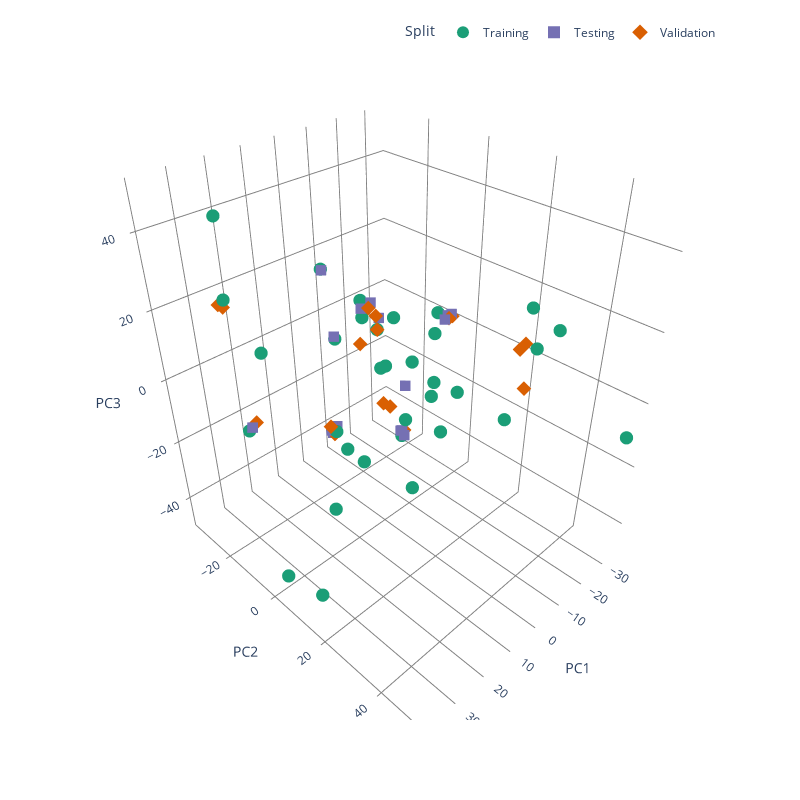

Source (notebook cell):
### Code cell
scatter3d(
    data_to_df(data), 
     target_name='potassium_cmolkg',
    idxs=(spxy_idxs_train, spxy_idxs_val, spxy_idxs_test),
    color_by_split=True,
    dot_size=13)

### Figure 1 — Plotly figure (JSON) as saved in the notebook; plotly's stock layout.template omitted (floating-point values rounded to 4 significant figures)
{"data": [{"hovertemplate": "Split=Training<br>PC1=%{x}<br>PC2=%{y}<br>PC3=%{z}<br>MarkerSize=%{marker.size}<extra></extra>", "legendgroup": "Training", "marker": {"color": "#1b9e77", "line": {"width": 0}, "opacity": 1, "size": [39, 39, 39, 39, 39, 39, 39, 39, 39, 39, 39, 39, 39, 39, 39, 39, 39, 39, 39, 39, 39, 39, 39, 39, 39, 39, 39, 39, 39, 39, 39, 39, 39, 39], "sizemode": "area", "sizeref": 0.2308, "symbol": "circle"}, "mode": "markers", "name": "Training", "scene": "scene", "showlegend": true, "type": "scatter3d", "x": [39.05, -6.613, 11.78, 2.556, -20.01, 14.92, 23.16, -26.66, 5.387, 27.37, -16.41, 35.78, 34.49, -7.764, -3.24, 33.92, -28.45, -34.31, -25.88, -5.788, -0.8157, -20.09, -32.16, 1.647, -7.757, 13.96, 7.367, 32.45, 10.56, -14.76, -9.933, -6.007, -25.88, -5.975], "y": [5.976, 33.86, -7.817, 9.291, 37.26, -1.475, -18.68, -30.39, -11.82, 11.83, 31.87, -8.153, -12.88, 9.64, 42.82, -14.65, -25.1, 51.4, -34.37, -13.8, 0.07424, -30.36, -10.86, 9.682, -9.022, 1.302, 17.83, 10.46, 3.646, 12.33, 8.438, 4.39, -6.118, 14.79], "z": [-38.72, 0.5467, 31.11, -12.82, 20.47, -10.67, 8.653, -10.72, 7.944, -19.94, 25.6, -2.55, 49.28, -5.651, 25.55, 29.09, -5.151, -10.62, -3.16, 8.766, 2.441, 1.866, 0.8007, -8.047, -5.762, -15.34, -22.03, -47.65, -20.15, -6.554, -2.972, 3.242, -1.399, -13.34]}, {"hovertemplate": "Split=Testing<br>PC1=%{x}<br>PC2=%{y}<br>PC3=%{z}<br>MarkerSize=%{marker.size}<extra></extra>", "legendgroup": "Testing", "marker": {"color": "#7570b3", "line": {"width": 0}, "opacity": 1, "size": [26.76, 26.76, 26.76, 26.76, 26.76, 26.76, 26.76, 26.76, 26.76, 26.76, 26.76, 26.76, 26.76, 26.76, 26.76, 26.76, 26.76, 26.76], "sizemode": "area", "sizeref": 0.2308, "symbol": "square"}, "mode": "markers", "name": "Testing", "scene": "scene", "showlegend": true, "type": "scatter3d", "x": [2.177, 2.193, 11.94, 2.21, 2.573, -27.69, 15.69, 35.26, 13.42, 14.94, 5.66, 34.9, -33.24, -6.164, -6.987, -2.775, -30.8, -33.42], "y": [9.014, 9.798, -7.42, 8.518, 8.946, -30.67, -2.526, -7.535, -2.986, -2.863, -11.83, -8.038, -6.653, -14.56, -11.61, 5.204, -6.921, -8.19], "z": [-11.53, -12.64, 31.01, -12.11, -11.41, -7.217, -10.51, -1.534, -10.63, -11.84, 8.739, -2.0, 1.654, 10.96, 13.63, -2.065, 0.7313, 0.5187]}, {"hovertemplate": "Split=Validation<br>PC1=%{x}<br>PC2=%{y}<br>PC3=%{z}<br>MarkerSize=%{marker.size}<extra></extra>", "legendgroup": "Validation", "marker": {"color": "#d95f02", "line": {"width": 0}, "opacity": 1, "size": [26, 26, 26, 26, 26, 26, 26, 26, 26, 26, 26, 26, 26, 26, 26, 26, 26], "sizemode": "area", "sizeref": 0.2308, "symbol": "diamond"}, "mode": "markers", "name": "Validation", "scene": "scene", "showlegend": true, "type": "scatter3d", "x": [1.23, 34.33, -13.41, 16.1, 1.002, 35.06, -26.19, 15.1, -3.175, 32.05, -33.8, -31.9, -18.05, -3.869, -5.209, 4.097, 0.8334], "y": [8.803, -14.47, 31.54, -2.16, 43.57, -15.11, -30.34, -1.975, 40.02, -10.53, -6.788, -6.335, -28.58, -5.93, -10.56, 4.395, 3.384], "z": [-12.06, 27.46, 15.81, -8.839, 18.04, 28.13, -5.761, -11.61, 25.6, -3.389, 0.6686, 0.958, -11.26, 9.254, 13.13, -4.387, -7.639]}], "layout": {"height": 800, "legend": {"itemsizing": "constant", "orientation": "h", "title": {"text": "Split"}, "tracegroupgap": 0, "x": 1, "xanchor": "right", "y": 1.02, "yanchor": "bottom"}, "margin": {"t": 60}, "paper_bgcolor": "rgba(0, 0, 0, 0)", "plot_bgcolor": "rgba(0, 0, 0, 0)", "scene": {"domain": {"x": [0, 1], "y": [0, 1]}, "xaxis": {"backgroundcolor": "rgba(0, 0, 0,0)", "gridcolor": "grey", "showbackground": true, "title": {"text": "PC1"}, "zerolinecolor": "grey"}, "yaxis": {"backgroundcolor": "rgba(0, 0, 0,0)", "gridcolor": "grey", "showbackground": true, "title": {"text": "PC2"}, "zerolinecolor": "grey"}, "zaxis": {"backgroundcolor": "rgba(0, 0, 0,0)", "gridcolor": "grey", "showbackground": true, "title": {"text": "PC3"}, "zerolinecolor": "grey"}}, "width": 800}}
